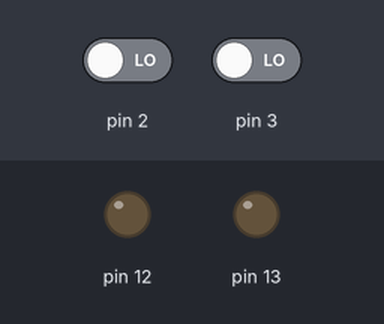
The sketch below on a simulated Arduino Uno, built with avr-gcc and run on an emulated ATmega328P. Shown: output pins drawn as LEDs (lit = HIGH). The test bench sets the inputs (shaded band); at power-on: pin 2 LOW, pin 3 LOW.

Above: at 1.2 s.
1.3 s: pin 2 driven HIGH
At 2.3 s:
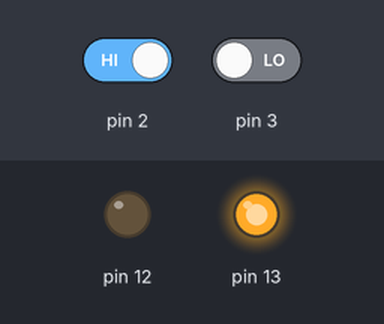
2.8 s: pin 2 driven LOW
At 3.5 s:
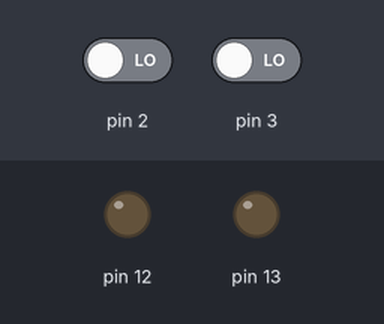
4.3 s: pin 3 driven HIGH
At 4.6 s:
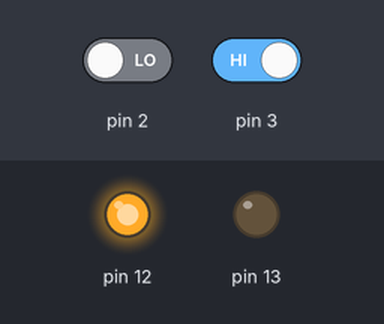
5.8 s: pin 3 driven LOW
At 6.9 s:
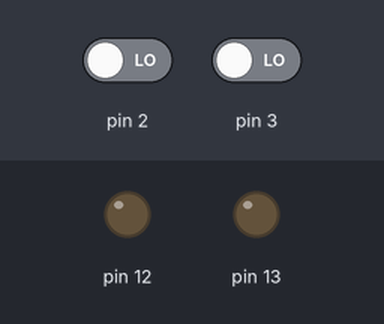
Timing chart, 0 to 8.3 s (numbered marks = the images above; inputs shaded):
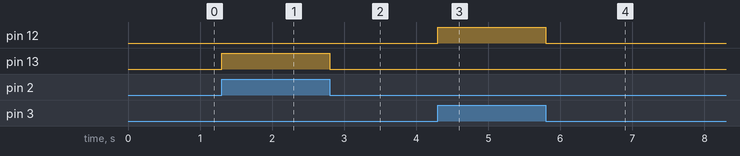

Measured:
- after the input at 1.3 s, pin 13: LOW → HIGH at once
- after the input at 2.8 s, pin 13: HIGH → LOW at once
- after the input at 4.3 s, pin 12: LOW → HIGH at once
- after the input at 5.8 s, pin 12: HIGH → LOW at once

The sketch:

PULLDOWN.ino
```cpp
void setup() {
  // put your setup code here, to run once:
pinMode(13,OUTPUT);
pinMode(2,INPUT);
pinMode(3,INPUT);
pinMode(12,OUTPUT);
}

void loop() {
  // put your main code here, to run repeatedly:
  int data1=digitalRead(2);
  int data2=digitalRead(3);
if(data1==HIGH && data2==LOW)
{
  digitalWrite(13,HIGH);

}

else if(data2==HIGH && data1==LOW)
{
  digitalWrite(12,HIGH);
  }
  else
  {
digitalWrite(12,LOW);
digitalWrite(13,LOW);
}
}
```
